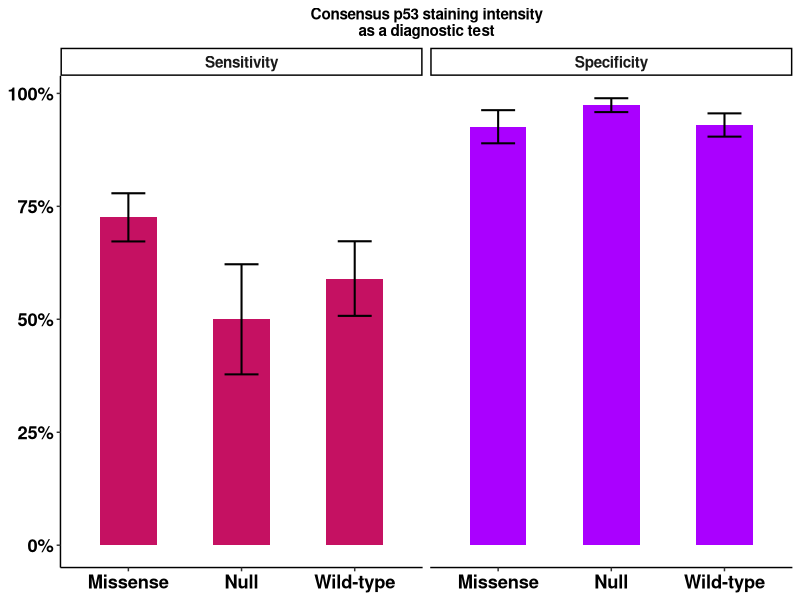

This figure's R source:
library(magrittr)
library(data.table)
library(ggplot2)

cv <- c("#c51162", "#aa00ff", "#0091ea", "#64dd17", "#ffab00", "#00b8d4", 
  "#d50000", "#6200ea", "#2962ff", "#a7ffeb", "#00c853", "#ff6d00", 
  "#aeea00", "#dd2c00")

dt <- data.table::fread("../Data/p53_scores.tsv")

dt <- dt[, .SD, .SDcols = c("ID", "effect", "Training_level", "p53_intensity")]

effects <- dt[, effect %>% sort %>% unique]

consensus <- function(x){
  
  t <- table(x)
  
  score <- ifelse(any(t > 1), names(t)[which.max(t)], as.character(NA))
  
  return(as.numeric(score))
  
}

condt <- dt[, p53_intensity %>% consensus, by = c("ID", "effect")]

condt %>% setnames("V1", "p53_intensity")

condt[, Training_level := "Consensus"]

# condt %>% data.table::fwrite("Consensus_ratings.tsv", sep = "\t")

dt <- data.table::rbindlist(list(dt, condt), use.names = TRUE)

posl <- list(3, 0, 1)

pt <- lapply(1:1000, function(bs){
  
  print(bs)
  
  set.seed(bs)
  
  wl <- sample(dt[, ID %>% unique],
               size = floor(dt[, ID %>% unique %>% length] * 0.8))
  
  bt <- dt[ID %chin% wl]
  
  tab <- lapply(dt[, Training_level %>% unique], function(t){
    
    it <- bt[Training_level == t]
    
    ot <- lapply(effects %>% seq_along, function(n){
      
      posv <- posl[[n]]
      
      d <- it %>% data.table::copy()
      
      d[, case := ifelse(effect == effects[n], "case", "control")]
      
      d[, test := ifelse(p53_intensity %in% posv, 1, 0)]
      
      d <- d[, .N, by = c("case", "test")] %>% dcast(case ~ test, value.var = "N")
      
      m <- d[, .SD, .SDcols = 2:ncol(d)] %>% as.matrix
      
      m[is.na(m)] <- 0 
      
      rownames(m) <- d[, case]
      
      # if the bootstrap caught no positives for a small set like NULLs
      if (ncol(m) < 2){
        
        mn <- !c("0", "1") %chin% colnames(m)
        
        mn <- c("0", "1")[mn]
        
        mn <- matrix(c(0,0), ncol = 1, dimnames = list(rownames(m), mn))
        
        m <- cbind(m, mn)
        
      }
      
      tp <- m["case", "1"]
      
      fp <- m["control", "1"]
      
      tn <- m["control", "0"]
      
      fn <- m["case", "0"]
      
      ppv <- tp / (tp + fp)
      
      npv <- tn / (tn + fn)
      
      sens <- tp / (tp + fn)
      
      spec <- tn / (tn + fp)
      
      return(data.table(effect = effects[n], ppv, npv,
                        Sensitivity = sens, Specificity = spec))
      
    }) %>% data.table::rbindlist()
    
    ot[, Training_level := t]
    
    return(ot)  
    
  }) %>% data.table::rbindlist()
  
  tab[, seed := bs]
  
  return(tab)
  
}) %>% data.table::rbindlist()

plott <- pt %>% melt(id.vars = c("Training_level", "seed", "effect"))

gt <- plott[, list(mean(value), sd(value)), by = c("Training_level", "effect", "variable")]

gt[effect == "WT", effect := "Wild-type"]

gt %>% data.table::fwrite("../Figure 1/sensspectable.tsv", sep = "\t")

p_all <- ggplot(gt[variable %in% c("Sensitivity", "Specificity")], aes(x = effect, y = V1)) +
  geom_col(aes(fill = variable), position = "dodge") +
  geom_errorbar(aes(color = effect, ymin = V1 - (2 * V2),
                    ymax = V1 + (2*V2)), position = "dodge",
                    width = 0.4, linewidth = 0.7) +
  facet_wrap(variable~Training_level, ncol = 3, scales = "free_x") +
  scale_color_manual(values = replicate(4, "black")) +
  scale_fill_manual(values = cv) +
  scale_y_continuous(labels = scales::percent) +
  theme_classic() +
  theme(legend.position = "none",
        axis.title = element_blank(),
        strip.text = element_text(face = "bold"),
        axis.text = element_text(face = "bold", color = "black"),
        axis.text.x = element_text(size = rel(1)),
        axis.text.y = element_text(size = rel(1.5))
        )

p <- ggplot(gt[Training_level == "Consensus" & 
                 variable %in% c("Sensitivity", "Specificity")],
            aes(x = effect, y = V1)) +
  geom_col(aes(fill = variable), position = "dodge", width = 0.5) +
  geom_errorbar(aes(color = effect, ymin = V1 - (2 * V2),
                    ymax = V1 + (2*V2)), position = "dodge",
                width = 0.3, linewidth = 0.7) +
  facet_wrap(~variable, nrow = 1, scales = "free_x") +
  scale_color_manual(values = replicate(4, "black")) +
  scale_fill_manual(values = cv) +
  scale_y_continuous(labels = scales::percent) +
  theme_classic() +
  theme(legend.position = "none",
        axis.title = element_blank(),
        strip.text = element_text(face = "bold", size = rel(1)),
        axis.text = element_text(face = "bold", color = "black"),
        axis.text.x = element_text(size = rel(1.5)),
        axis.text.y = element_text(size = rel(1.5)),
        plot.title = element_text(hjust = 0.5, face = "bold", size = rel(1))
        ) +
  ggtitle("Consensus p53 staining intensity\nas a diagnostic test")

ggsave(p, filename = "Figure_1C.pdf", width = 6, height = 3)
